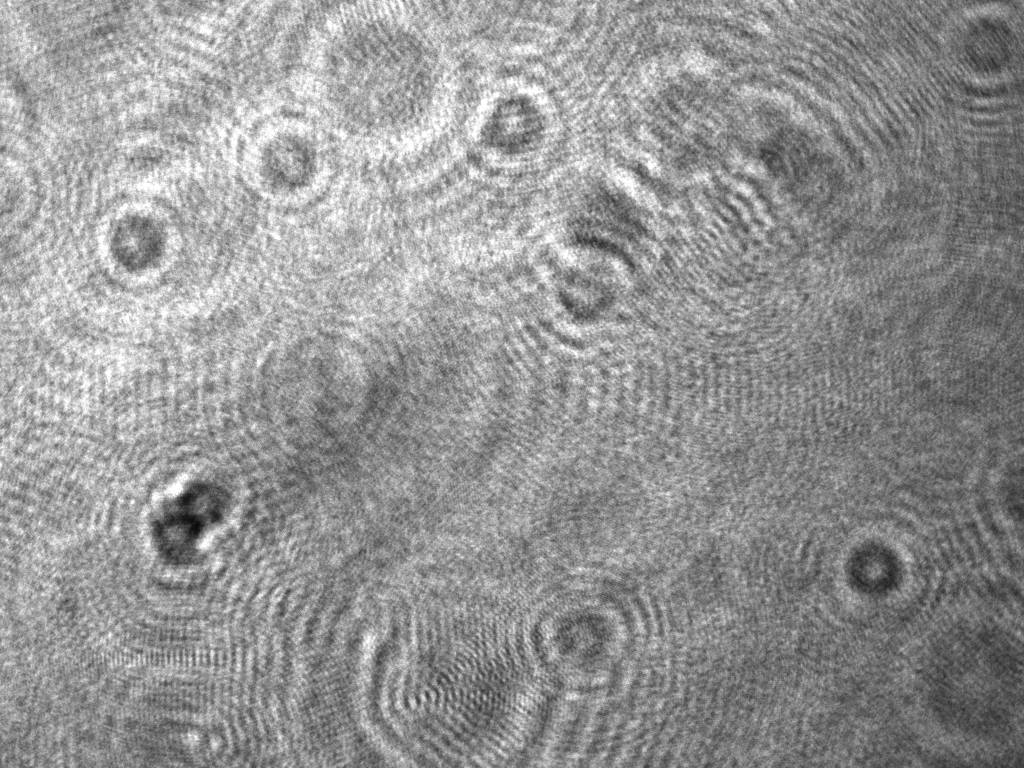
#> input picture FLIRCommand/TestImages/atomFLIR.tif, 2048 x 1536 px (shown at 1/2 size)
$ python -i fitTool.py   (imports and definitions only)
#> lines starting #> are read from the running program, lines starting #| are printed output that depends on the picture
#> further down, picture is the input picture: shape (1536, 2048); min 8, max 255, mean 148
## This file defines some image fitting tool functions
import numpy as np
from scipy.optimize import curve_fit
import operator
from polylog import *
import time
from mpmath import *
import matplotlib.pyplot as plt

#########################################################
#########################################################
#########################################################
### degenerate functions ###
### from Aug 27th 2018 ###

# [4 lines left out: function condensate1DDist, not called in this run]

def pureCondensate1D(data, x0, TF_radius, BEC_amp, offset, slope):
    return BEC_amp * np.maximum((1 - ((data-x0)/TF_radius)**2), 0)

#########################################################

def single_G(x, A, center, sigma, offset):
    return A*np.exp(-1*((x-center)**2)/(2*sigma**2)) + offset

def single_G_plus_slope(x, A, center, sigma, offset, slope):
    return A*np.exp(-1*((x-center)**2)/(2*sigma**2)) + offset + slope * x

# [239 lines left out: functions gaussian_2d, gaussianFit2D, gaussianFit, radialAverage, not called in this run]


def azimuthalAverage(image, center=None, stddev=False, returnradii=False, return_nr=False,
        binsize = 0.2, weights=None, steps=False, interpnan=False, left=None, right=None,
        mask=None ):
    """
    Calculate the azimuthally averaged radial profile.
    image - The 2D image
    center - The [x,y] pixel coordinates used as the center. The default is
             None, which then uses the center of the image (including
             fractional pixels).
    stddev - if specified, return the azimuthal standard deviation instead of the average
    returnradii - if specified, return (radii_array,radial_profile)
    return_nr   - if specified, return number of pixels per radius *and* radius
    binsize - size of the averaging bin.  Can lead to strange results if
        non-binsize factors are used to specify the center and the binsize is
        too large
    weights - can do a weighted average instead of a simple average if this keyword parameter
        is set.  weights.shape must = image.shape.  weighted stddev is undefined, so don't
        set weights and stddev.
    steps - if specified, will return a double-length bin array and radial
        profile so you can plot a step-form radial profile (which more accurately
        represents what's going on)
    interpnan - Interpolate over NAN values, i.e. bins where there is no data?
        left,right - passed to interpnan; they set the extrapolated values
    mask - can supply a mask (boolean array same size as image with True for OK and False for not)
        to average over only select data.
    If a bin contains NO DATA, it will have a NAN value because of the
    divide-by-sum-of-weights component.  I think this is a useful way to denote
    lack of data, but users let me know if an alternative is prefered...

    """
#> called with stddev = False, returnradii = False, return_nr = False, binsize = 0.2, steps = False, interpnan = False
    # Calculate the indices from the image
    y, x = np.indices(image.shape)

    if center is None:
        center = np.array([(x.max()-x.min())/2.0, (y.max()-y.min())/2.0])
#> center = [1023.5, 767.5]

    r = np.hypot(x - center[0], y - center[1])

    if weights is None:
        weights = np.ones(image.shape)
    elif stddev:
        raise ValueError("Weighted standard deviation is not defined.")

    if mask is None:
        mask = np.ones(image.shape,dtype='bool')
    # obsolete elif len(mask.shape) > 1:
    # obsolete     mask = mask.ravel()

    # the 'bins' as initially defined are lower/upper bounds for each bin
    # so that values will be in [lower,upper)
    nbins = int(np.round(r.max() / binsize)+1)
#> nbins = 6398
    maxbin = nbins * binsize
#> maxbin = 1279.6
    bins = np.linspace(0,maxbin,nbins+1)
#> bins = 6399 values from 0 to 1279.6
    # but we're probably more interested in the bin centers than their left or right sides...
    bin_centers = (bins[1:]+bins[:-1])/2.0
#> bin_centers = 6398 values from 0.1 to 1279.5

    # how many per bin (i.e., histogram)?
    # there are never any in bin 0, because the lowest index returned by digitize is 1
    #nr = np.bincount(whichbin)[1:]
    nr = np.histogram(r, bins, weights=mask.astype('int'))[0]
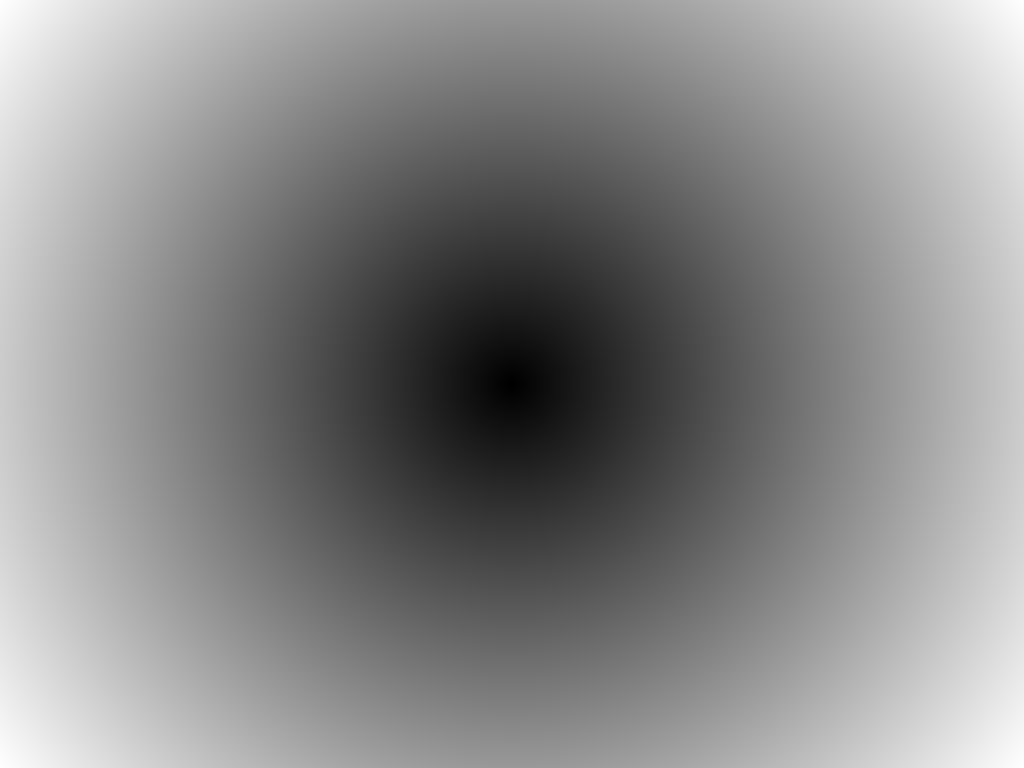
#> r: shape (1536, 2048) float64 (shown at 1/2 size); min 0.707, max 1279.3, mean 689.9; drawn with min black and max white

    # recall that bins are from 1 to nbins (which is expressed in array terms by arange(nbins)+1 or xrange(1,nbins+1) )
    # radial_prof.shape = bin_centers.shape
    if stddev:
        # Find out which radial bin each point in the map belongs to
        whichbin = np.digitize(r.flat,bins)
        # This method is still very slow; is there a trick to do this with histograms?
        radial_prof = np.array([image.flat[mask.flat*(whichbin==b)].std() for b in xrange(1,nbins+1)])
    else:
        radial_prof = np.histogram(r, bins, weights=(image*weights*mask))[0] / np.histogram(r, bins, weights=(mask*weights))[0]
#        radial_prof = np.histogram(r, bins, weights=(image*weights*mask))[0]

    if interpnan:
        radial_prof = np.interp(bin_centers,bin_centers[radial_prof==radial_prof],radial_prof[radial_prof==radial_prof],left=left,right=right)

    if steps:
        xarr = np.array(zip(bins[:-1],bins[1:])).ravel()
        yarr = np.array(zip(radial_prof,radial_prof)).ravel()

# [4 lines of commented-out code are left out]
        return xarr, yarr
    elif returnradii:
        return bin_centers,radial_prof
    elif return_nr:
        return nr,bin_centers,radial_prof
    else:
        return bins[1:], radial_prof

# [264 lines left out: functions initialGauss, qguess, gaussionDistribution, fermionDistribution, bosonDistribution, bosonDistributionSumThermal and 4 more, not called in this run]

>>> import cv2
>>> picture = cv2.imread('../FLIRCommand/TestImages/atomFLIR.tif', cv2.IMREAD_GRAYSCALE)
>>> result = azimuthalAverage(picture)
